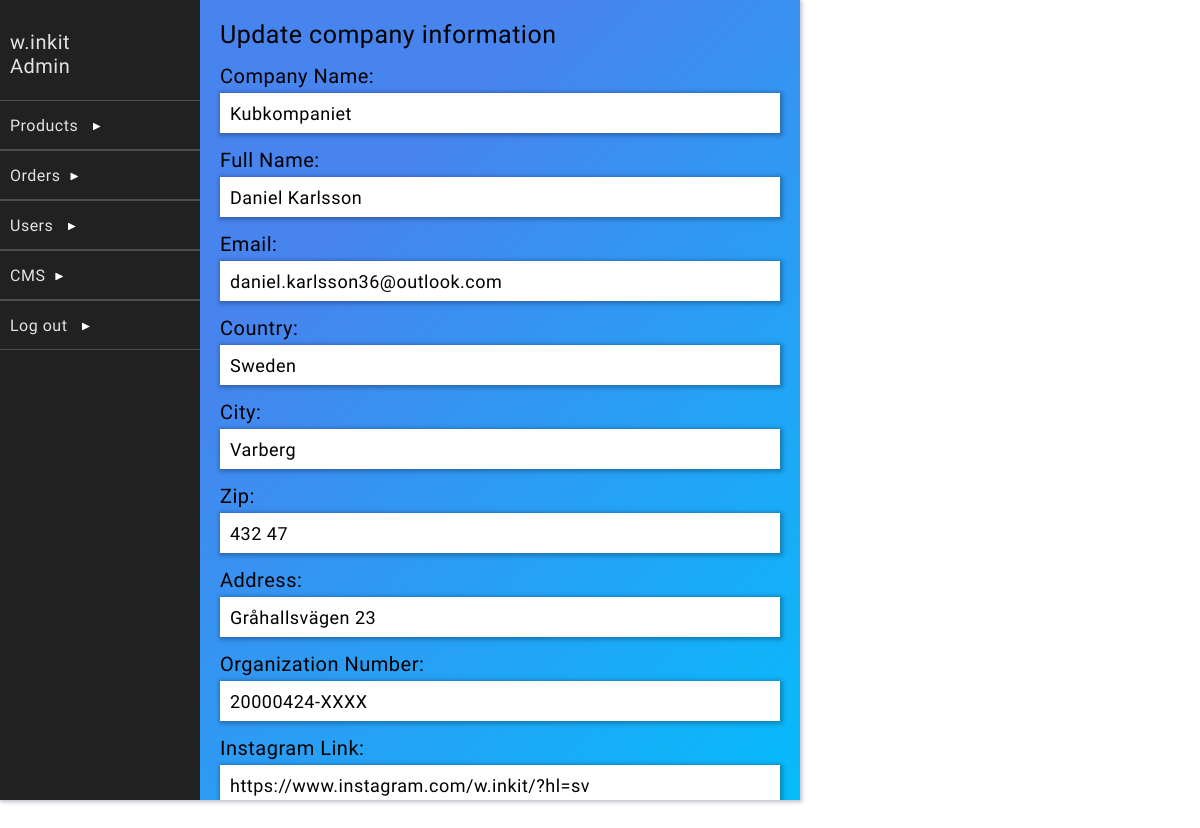
Screenshot of /dashboardExtensions/add-company-information.php (signed in) with the database file from the repository.
### tables this page shows
CREATE TABLE `users` (
  `id` int(11) NOT NULL,
  `username` varchar(20) NOT NULL,
  `password` varchar(64) NOT NULL,
  `salt` varchar(32) NOT NULL,
  `name` varchar(50) NOT NULL,
  `joined` datetime NOT NULL,
  `groups` int(11) NOT NULL
);

CREATE TABLE `company` (
  `id` int(11) NOT NULL,
  `full_name` text NOT NULL,
  `address` text NOT NULL,
  `organization_num` text NOT NULL,
  `email` text NOT NULL,
  `country` text NOT NULL,
  `city` text NOT NULL,
  `zip` text NOT NULL,
  `company_name` text NOT NULL,
  `instagram_link` text NOT NULL,
  `twitter_link` text NOT NULL
);

### classes/Config.php (called while the page is built)
<?php
    class Config{
        public static function get($path = null){
            if($path){
                $config = $GLOBALS['config'];
                $path = explode('/', $path);
                foreach($path as $bit){
                    if(isset($config[$bit])){
                        $config = $config[$bit];
                    }
                }
                return $config;
            }
            return false;
        }
    }
?>

### classes/DB.php (called while the page is built, shortened)
<?php
    class DB{
        private static $_instance = null;
        private $_pdo,
                $_query,
                $_error = false,
                $_results,
                $_count = 0;
        private function __construct(){
            try{
                $this->_pdo = new PDO('mysql:host='. Config::get("mysql/host") .';dbname='. Config::get("mysql/db").';charset=utf8',
                Config::get("mysql/username"), Config::get("mysql/password"));
            }
            catch(PDOException $e){
                die($e->getMessage());
            }
        }
        public static function getInstance(){
            if(!isset(self::$_instance)){
                self::$_instance = new DB();
            }
            return self::$_instance;
        }
        public function query($sql, $params = []){
            if($this->_query = $this->_pdo->prepare($sql)){
                $x = 1;
                if(count($params)){
                    foreach($params as $param){
                        $this->_query->bindValue($x, $param);
                        $x++;
                    }
                }
                if($this->_query->execute()){
                    $this->_results = $this->_query->fetchAll(PDO::FETCH_OBJ);
                } else{
                    $this->_error = true;
                }
            }
            return $this;
        }
        protected function _read($table, $params = []){
            $conditionString = '';
            $bind = [];
            $order = '';
            $limit = '';
            if(isset($params['conditions'])){
                if(is_array($params['conditions'])){
                    foreach($params['conditions'] as $condition){
                        $conditionString .= ' ' .  $condition . ' AND';
                    }
                    $conditionString = trim($conditionString);
                    $conditionString = rtrim($conditionString, ' AND');
                } else{
                    $conditionString = $params['conditions'];
                }
                if($conditionString != ''){
                    $conditionString = ' WHERE ' . $conditionString;
                }
            }
            if(array_key_exists('bind', $params)){
                $bind = $params['bind'];
            }
        $sql = "SELECT * FROM {$table}{$conditionString}{$order}{$limit}";
        if(!$this->query($sql, $bind)->results()){
            return false;
        }
        return true;
        }
        public function findFirst($table, $params = []){
            if($this->_read($table, $params)){
                return $this->first();
            }
            return false;
        }
        public function results(){
            return $this->_results;
        }
        public function first(){
            return (!empty($this->_results)) ? $this->_results[0] : [];
        }
    }
?>

### classes/User.php (called while the page is built, shortened)
<?php
    class User{
        private $_db,
                $_data,
                $_cookieName,
                $_sessionName,
                $_isLoggedIn;
        public function __construct($user = null){
            $this->_db = DB::getInstance();
            $this->_sessionName = Config::get('session/session_name');
            if(!$user){
                if(Session::exists($this->_sessionName)){
                    $user = Session::get($this->_sessionName);
                    if($this->find($user)){
                        $this->_isLoggedIn = true;
                    }else{
                        header("Location: dashboardExtensions/logout.php");
                    }
                }
            } else{
                $this->find($user);
            }
        }
        public function find($user = null){
            if($user){
                $field = (is_numeric($user)) ? 'id' : 'username';
                $data = $this->_db->findFirst('users', array(
                    'conditions' => $field . " = ?",
                    'bind' => [$user]
                ));
                if($data){
                    $this->_data = $data;
                    return true;
                }
            }
        }
        public function data(){
            return $this->_data;
        }
    }
?>

### classes/Session.php (called while the page is built, shortened)
<?php
    class Session{
        public static function exists($name){
            return ((isset($_SESSION[$name])) ? true : false);
        }
        public static function get($name){
            return $_SESSION[$name];
        }
    }
?>

### dashboardExtensions/add-company-information.php (the view, shortened to what this page needs)
<?php
    include_once("../includes/dashboardhead.php");
    $currentCompany = DB::getInstance()->findFirst('company', [
        'conditions' => 'id = 0'
    ]);
    $fullName = (isset($_POST['fullName'])) ? $_POST['fullName'] : (!empty($currentCompany->full_name) ? $currentCompany->full_name : "");
    $email = (isset($_POST['email'])) ? $_POST['email'] : (!empty($currentCompany->email) ? $currentCompany->email : "");
    $country = (isset($_POST['country'])) ? $_POST['country'] : (!empty($currentCompany->country) ? $currentCompany->country : "");
    $city = (isset($_POST['city'])) ? $_POST['city'] : (!empty($currentCompany->city) ? $currentCompany->city : "");
    $zip = (isset($_POST['zip'])) ? $_POST['zip'] : (!empty($currentCompany->zip) ? $currentCompany->zip : "");
    $address = (isset($_POST['address'])) ? $_POST['address'] : (!empty($currentCompany->address) ? $currentCompany->address : "");
    $organizationNum = (isset($_POST['organizationNum'])) ? $_POST['organizationNum'] : (!empty($currentCompany->organization_num) ? $currentCompany->organization_num : "");
    $companyName = (isset($_POST['companyName'])) ? $_POST['companyName'] : (!empty($currentCompany->company_name) ? $currentCompany->company_name : "");
    $instagramLink = (isset($_POST['instagramLink'])) ? $_POST['instagramLink'] : (!empty($currentCompany->instagram_link) ? $currentCompany->instagram_link : "");
?>
<div class="background">
    <div class="dashboard-content" id="content">
    <?php
        include_once("dashboard-sidebar.php");
    ?>
    <div class="center-components-background">
    <div class="center-components" id="center-components">
        <div class="dashboardExtensionHeader">
            Update company information
        </div>
        <form action="add-company-information.php" id="add-company-information-form" method="POST">
            <div class="headerAboveInput">Company Name:</div>
            <input type="text" spellcheck="false" class="company-information-input-field" name="companyName" placeholder="Type Your Company Name" value="<?= $companyName; ?>">
            <div class="headerAboveInput">Full Name:</div>
            <input type="text" spellcheck="false" class="company-information-input-field" name="fullName" placeholder="Type Your Full Name" value="<?= $fullName; ?>">
            <div class="headerAboveInput">Email:</div>
            <input type="text" spellcheck="false" class="company-information-input-field" name="email" placeholder="Type Your Email" value="<?= $email; ?>">
            <div class="headerAboveInput">Country:</div>
            <input type="text" spellcheck="false" class="company-information-input-field" name="country" placeholder="Type Your Country" value="<?= $country; ?>">
            <div class="headerAboveInput">City:</div>
            <input type="text" spellcheck="false" class="company-information-input-field" name="city" placeholder="Type Your City" value="<?= $city; ?>">
            <div class="headerAboveInput">Zip:</div>
            <input type="text" spellcheck="false" class="company-information-input-field" name="zip" placeholder="Type Your Zip" value="<?= $zip; ?>">
            <div class="headerAboveInput">Address:</div>
            <input type="text" spellcheck="false" class="company-information-input-field" name="address" placeholder="Type Your Company Address" value="<?= $address; ?>">
            <div class="headerAboveInput">Organization Number:</div>
            <input type="text" spellcheck="false" class="company-information-input-field" name="organizationNum" placeholder="Type Your Company Organization Number" value="<?= $organizationNum; ?>">
            <div class="headerAboveInput">Instagram Link:</div>
            <input type="text" spellcheck="false" class="company-information-input-field" name="instagramLink" placeholder="Type Instagram Profile Link" value="<?= $instagramLink; ?>">
        </form>
        <div class="modal-background" id="modalBG" onclick="Modal.closeModal();">
        </div>
    </div>
    </div>
    </div>
</div>

### dashboardExtensions/dashboard-sidebar.php (shortened to what this page needs)
<div class="side-bar">
            <div class="top-part">
                <div class="top-part-name"><?= $user->data()->username; ?></div>
                <div class="top-part-spec">Admin</div>
            </div>
            <div class="menu-field" id="prod-btn">
                <div class="title">Products <span class="display-arrow" id="prod-btn-arrow"></span></div>
            </div>
            <div class="menu-field" id="order-btn">
                <div class="title">Orders<span class="display-arrow" id="order-btn-arrow"></span></div>
            </div>
            <div class="menu-field" id="user-btn">
                <div class="title">Users <span class="display-arrow" id="user-btn-arrow"></span></div>
            </div>
            <div class="menu-field" id="cms-btn">
                <div class="title">CMS<span class="display-arrow" id="cms-btn-arrow"></span></div>
            </div>
            <div class="menu-field" onclick="document.location.href='logout.php';">
                <div class="title">Log out <span class="display-arrow"></span></div>
            </div>
        </div>

### public/style/dashboard.css (style rules this page uses)
* { margin: 0; padding: 0; box-sizing: border-box; }
.dashboard-content { width: 800px; height: 800px; overflow: auto; box-shadow: 1px 1px 4px 1px rgba(55, 37, 84, 0.3); background-color: white; position: relative; font-size: 0px; }
.background { width: 100vw; height: 100%; background-color: white; overflow: auto; }
.side-bar { width: 200px; height: 100%; background-color: #212121; display: inline-block; font-size: 16px; }
.top-part { width: 100%; height: 100px; cursor: default; user-select: none; padding-top: 30px; background-color: #212121; color: rgba(255, 255, 255, 0.87); }
.top-part-name { font-size: 20px; font-family: 'Big Shoulders Text', cursive; letter-spacing: 0.5px; margin-left: 10px; }
.top-part-spec { font-size: 20px; font-family: 'Big Shoulders Text', cursive; letter-spacing: 0.5px; margin-left: 10px; }
.menu-field { width: 100%; height: 50px; position: relative; border-bottom: rgba(255, 255, 255, 0.2) solid 0.3px; border-top:rgba(255, 255, 255, 0.2) solid 0.3px; background-color: #212121; user-select: none; cursor: pointer; color: rgba(255, 255, 255, 0.87); }
.title { position: absolute; top: 50%; transform: translateY(-50%); left: 10px; font-family: 'Big Shoulders Text', cursive; letter-spacing: 0.5px; }
.display-arrow { clip-path: polygon(0 0, 0% 100%, 100% 50%); width: 8px; height: 8px; background-color: white; display: inline-block; margin-left: 10px; transform: rotate(0); transition: transform 0.2s; }
.center-components { width: 100%; height: 100%; overflow-y: auto; padding: 20px; }
.center-components-background { background-color: #06bcfb; background-image: linear-gradient(315deg, #06bcfb 0%, #4884ee 74%); position: absolute; width: 600px; height: 100%; left: 200px; overflow: hidden; top: 0px; }
.dashboardExtensionHeader { width: 100%; height: auto; font-size: 25px; margin-bottom: 15px; font-family: 'Big Shoulders Text', cursive; letter-spacing: 0.5px; }
.modal-background { height: 100%; width: 100%; background-color: rgba(0, 0, 0, 0); opacity: 1; position: absolute; top: 0px; pointer-events: none; transition: background-color 0.2s; }

### public/style/dashboard-forms.css (style rules this page uses)
.headerAboveInput { font-size: 20px; margin-bottom: 5px; font-family: 'Big Shoulders Text', cursive; letter-spacing: 0.5px; }
.company-information-input-field { width: 100%; height: 40px; margin-bottom: 15px; font-family: 'Big Shoulders Text', cursive; letter-spacing: 0.5px; font-size: 18px; border: none; padding-left: 10px; transition: transform 0.3s; box-shadow: 1px 1px 4px 2px rgba(0, 0, 0, 0.25); }

### rows the page displays
users: username "w.inkit"
company: companyName "Kubkompaniet", fullName "Daniel Karlsson", email "daniel.karlsson36@outlook.com", country "Sweden", city "Varberg", zip "432 47", address "Gråhallsvägen 23", organizationNum "20000424-XXXX", instagramLink "https://www.instagram.com/w.inkit/?hl=sv"
